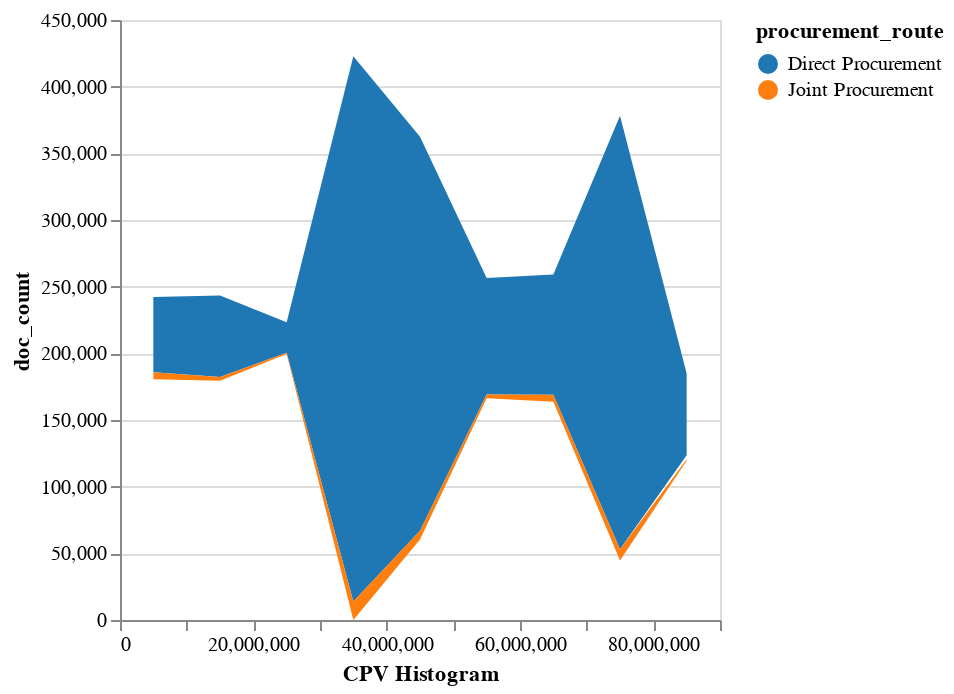

The code cell stored with this chart in its notebook:
### Code cell
alt.Chart(df).mark_area().encode(
    alt.X("cpv_bin:Q", bin=alt.Bin(step=10000000), title="CPV Histogram"),
    alt.Y("doc_count:Q").stack("center"),
    alt.Color("procurement_route:N").scale(scheme="category10"),
)

### Figure 1 — Vega-Lite specification as saved in the notebook (floating-point values rounded to 4 significant figures)
{"config": {"view": {"continuousWidth": 300, "continuousHeight": 300}}, "data": {"name": "data-cc5e703b9eed67bfbebac43962d603dc"}, "mark": {"type": "area"}, "encoding": {"color": {"field": "procurement_route", "scale": {"scheme": "category10"}, "type": "nominal"}, "x": {"bin": {"step": 10000000}, "field": "cpv_bin", "title": "CPV Histogram", "type": "quantitative"}, "y": {"field": "doc_count", "stack": "center", "type": "quantitative"}}, "$schema": "https://vega.github.io/schema/vega-lite/v5.20.1.json", "datasets": {"data-cc5e703b9eed67bfbebac43962d603dc": [{"procurement_route": "Direct Procurement", "cpv_bin": 0, "doc_count": 56344}, {"procurement_route": "Direct Procurement", "cpv_bin": 10000000, "doc_count": 61026}, {"procurement_route": "Direct Procurement", "cpv_bin": 20000000, "doc_count": 22798}, {"procurement_route": "Direct Procurement", "cpv_bin": 30000000, "doc_count": 408915}, {"procurement_route": "Direct Procurement", "cpv_bin": 40000000, "doc_count": 295593}, {"procurement_route": "Direct Procurement", "cpv_bin": 50000000, "doc_count": 87426}, {"procurement_route": "Direct Procurement", "cpv_bin": 60000000, "doc_count": 90188}, {"procurement_route": "Direct Procurement", "cpv_bin": 70000000, "doc_count": 325144}, {"procurement_route": "Direct Procurement", "cpv_bin": 80000000, "doc_count": 61264}, {"procurement_route": "Direct Procurement", "cpv_bin": 90000000, "doc_count": 118533}, {"procurement_route": "Joint Procurement", "cpv_bin": 0, "doc_count": 5267}, {"procurement_route": "Joint Procurement", "cpv_bin": 10000000, "doc_count": 2777}, {"procurement_route": "Joint Procurement", "cpv_bin": 20000000, "doc_count": 923}, {"procurement_route": "Joint Procurement", "cpv_bin": 30000000, "doc_count": 13904}, {"procurement_route": "Joint Procurement", "cpv_bin": 40000000, "doc_count": 6462}, {"procurement_route": "Joint Procurement", "cpv_bin": 50000000, "doc_count": 2901}, {"procurement_route": "Joint Procurement", "cpv_bin": 60000000, "doc_count": 5165}, {"procurement_route": "Joint Procurement", "cpv_bin": 70000000, "doc_count": 8457}, {"procurement_route": "Joint Procurement", "cpv_bin": 80000000, "doc_count": 1182}, {"procurement_route": "Joint Procurement", "cpv_bin": 90000000, "doc_count": 2944}]}}
